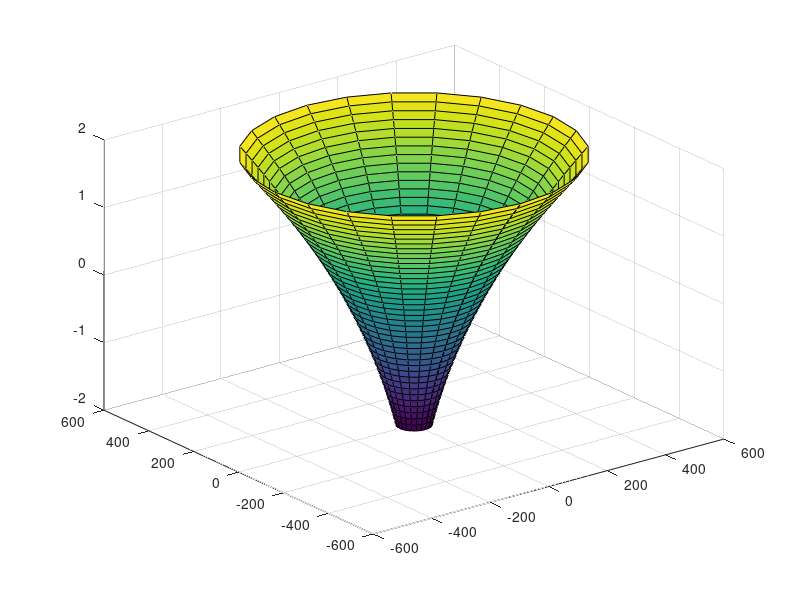

This chart was generated by the following MATLAB code:
a = input("a = ");
b = input("b = ");
z = -2:0.1:2;
beta = -pi:pi/12:pi;
r = a.*((z+b).^2).*log(z+b);
[Z,Beta] = meshgrid(z,beta);
x = r.*sin(Beta);
y = r.*cos(Beta);
z = Z;
surf(x,y,z);